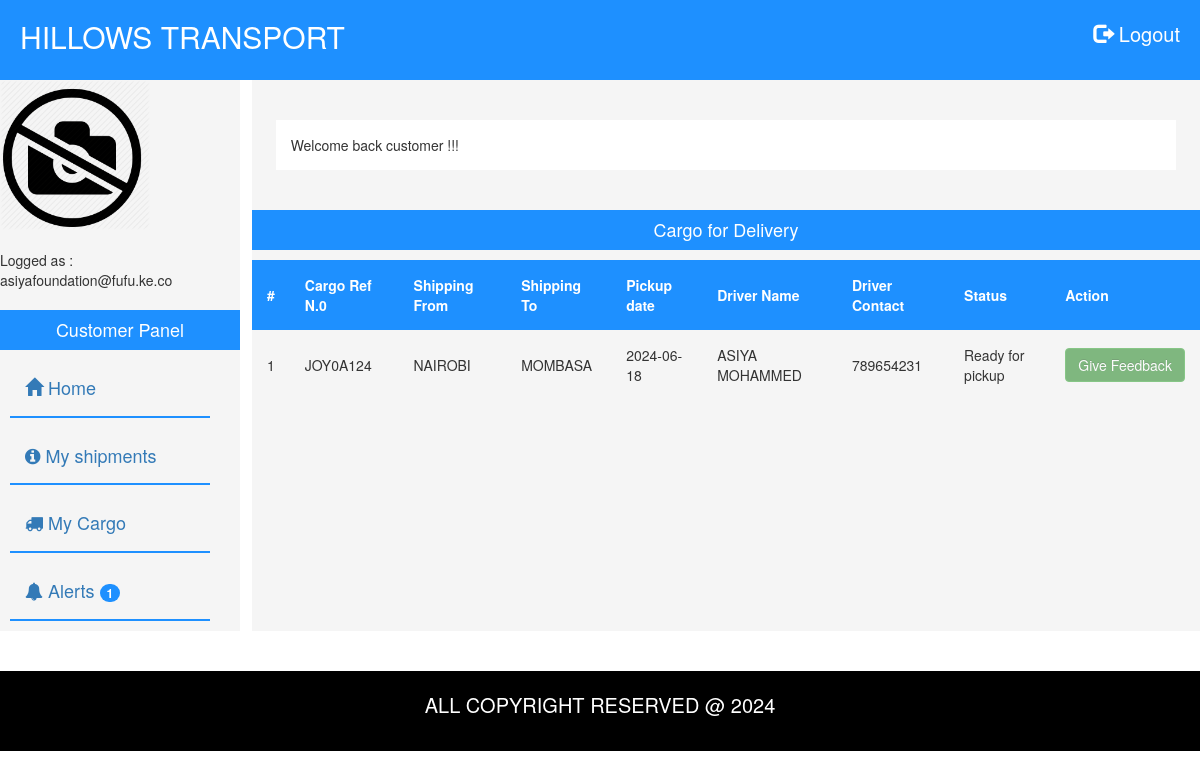
The app's page /customer/delshiping.php (signed in) with its own data.
### tables this page shows
CREATE TABLE `pickup` (
  `pick_id` int(11) NOT NULL,
  `shipping_from` varchar(120) NOT NULL,
  `shipping_to` varchar(120) NOT NULL,
  `staff_id` int(11) NOT NULL,
  `pick_time` varchar(80) NOT NULL,
  `pick_date` varchar(80) NOT NULL,
  `cargo_id` int(11) NOT NULL,
  `customer_id` int(11) NOT NULL,
  `notification` int(13) NOT NULL DEFAULT 1
);

CREATE TABLE `cargo` (
  `cargo_id` int(11) NOT NULL,
  `cargo_dec` varchar(200) NOT NULL,
  `cargo_weight` float(10,2) NOT NULL,
  `charges` decimal(10,2) NOT NULL,
  `fee_cost` decimal(10,2) NOT NULL,
  `grand_total` decimal(10,2) NOT NULL,
  `ref_number` varchar(200) NOT NULL,
  `status` varchar(120) NOT NULL DEFAULT 'Pending',
  `state_cargo` varchar(120) NOT NULL DEFAULT 'Not taken',
  `customer_id` int(11) NOT NULL,
  `shipping_id` int(11) NOT NULL
);

CREATE TABLE `staff` (
  `staff_id` int(11) NOT NULL,
  `first_name` varchar(120) NOT NULL,
  `last_name` varchar(120) NOT NULL,
  `gender` varchar(80) NOT NULL,
  `contact` int(20) NOT NULL,
  `username` varchar(80) NOT NULL,
  `reg_number` varchar(120) NOT NULL,
  `password` varchar(120) NOT NULL,
  `s_status` varchar(80) NOT NULL DEFAULT 'free',
  `state` varchar(80) NOT NULL DEFAULT 'Active'
);

### customer/delshiping.php (the view, shortened to what this page needs)
<?php include_once("includes/dbconnection.php");  ?>
<!DOCTYPE html>
<html lang="en">
<head>
</head>
<body>
<main>
<?php include_once("includes/header.php");  ?>
    <section class="main-dashboard">
        <div class="left-bar">
           <div class="logged">
                <div class="logged-1">
                    <div class="user-icon">
                            <img src="../images/user.png" alt="">
                    </div><br>
                    <?php
                      $email = $_SESSION['company_email']
                    ?>
                        <p>Logged as : <?php echo $email; ?></p>
                </div>
            </div>
            <h4>Customer Panel</h4>
            <div class="quick-links">
                <p><a href="dashboard.php"><i class="glyphicon glyphicon-home"></i> Home</a></p>
                <p><a href="shipments.php"><i class="fa fa-info-circle"></i> My shipments</a></p>
                <p><a href="delshiping.php"><i class="fa fa-truck"></i> My Cargo</a></p>
                <p><a href="alert.php"><i class="fa fa-bell"></i> Alerts <span class="badge">
                    <?php
                       $take = mysqli_query($conn,"select * from customer join pickup on customer.customer_id=pickup.customer_id where company_email='$email' and notification=1 ");
                       $countt = mysqli_num_rows($take);
                       echo $countt;
                    ?>
                </span></a></p>
            </div>
        </div>
        <div class="right-bar">
        <div class="panel-dashboard">
               <ul>
               <li> Welcome back customer !!!</li>
               </ul>
        </div>
        <br>
            <h4>Cargo for Delivery</h4>
            <div class="processssss-form">
            <table>
                <thead>
                    <tr>
                        <th>#</th>
                        <th>Cargo Ref N.0</th>
                        <th>Shipping From</th>
                        <th>Shipping To</th>
                        <th>Pickup date</th>
                        <th>Driver Name</th>
                        <th>Driver Contact</th>
                        <th>Status</th>
                        <th>Action</th>
                    </tr>
                </thead>
                <tbody>
                    <?php
                       $select = mysqli_query($conn,"select * from cargo join pickup on cargo.cargo_id=pickup.cargo_id join customer on customer.customer_id=cargo.customer_id join staff on staff.staff_id=pickup.staff_id where company_email='$email'");
                       $counter = 1;
                       while($rowcompany=mysqli_fetch_array($select)){
                         $cargo_id = $rowcompany['cargo_id'];
                        ?>
                        <tr>
                            <td><?php echo $counter; ?></td>
                            <?php $counter++; ?>
                            <td><?php echo $rowcompany['ref_number']; ?></td>
                            <td><?php echo $rowcompany['shipping_from'];?></td>
                            <td><?php echo $rowcompany['shipping_to'];?></td>
                            <td><?php echo $rowcompany['pick_date'];?></td>
                            <td><?php echo $rowcompany['first_name']. ' '.$rowcompany['last_name'];?></td>
                            <td><?php echo $rowcompany['contact'];?></td>
                            <td><?php echo $rowcompany['state_cargo'];?></td>
                            <td>
                                <?php
                                   $cargo_sstate = $rowcompany['state_cargo'];
                                   if($cargo_sstate == "Delivered"){
                                      ?>
                                      <button class="btn btn-success"><a href="feed.php?cargo_id=<?php echo $cargo_id;?>" style="color:white;">Give Feedback</a></button>
                                   <?php
                                   }else{
                                       ?>
                                           <button class="btn btn-success disabled">Give Feedback</button>
                                       <?php
                                   }
                                ?>
                           </td>
                       </tr>
                       <?php
                       }
                    ?>
                </tbody>
               </table>
            </div>
        </div>
    </section>
</main><br>
<br>
<?php include_once("../includes/footer.php");?>
</body>
</html>

### customer/includes/header.php (shortened to what this page needs)
<!DOCTYPE html>
<html lang="en">
<head>
	<link rel="stylesheet" href="../assests/bootstrap/css/bootstrap.min.css">
	<link rel="stylesheet" href="../assests/bootstrap/css/bootstrap-theme.min.css">
	<link rel="stylesheet" href="../assests/font-awesome/css/font-awesome.min.css">
  <link rel="stylesheet" href="../assests/plugins/datatables/jquery.dataTables.min.css">
  <link rel="stylesheet" href="../assests/plugins/fileinput/css/fileinput.min.css">
  <link rel="stylesheet" href="../assests/jquery-ui/jquery-ui.min.css">
    <link rel="stylesheet" href="../css/main.css">
</head>
<body>
<header>
    <h2>HILLOWS TRANSPORT</h2>
    <a href="logout.php"><i class="glyphicon glyphicon-log-out"></i>  Logout</a>
    </header>
</body>
</html>

### includes/footer.php (shortened to what this page needs)
<!DOCTYPE html>
<html lang="en">
<head>
</head>
<body>
    <footer>
       <center> <p>ALL COPYRIGHT RESERVED @ 2024</p></center>
    </footer>
</body>
</html>

### css/main.css (style rules this page uses)
* { margin: 0; padding: 0; box-sizing: border-box; }
ul li { list-style: none; }
header { height: 10vh; background: dodgerblue; }
header { display:flex; justify-content:space-between; }
header h2 { color:white; padding-left: 20px; }
header a { padding:20px; color:white; font-size:20px; }
.main-dashboard { display: flex; justify-content: space-between; }
.left-bar { flex-basis: 20%; background-color: whitesmoke; }
.right-bar { flex-basis: 79%; background: whitesmoke; }
.user-icon { width: 150px; height: 150px; text-align: center; }
.user-icon img { width: 100%; height: 100%; }
.logged { display: flex; justify-content: center; }
footer { height: 10vh; background: black; color:white; font-size: 20px; display: flex; justify-content: center; align-items: center; }
h4 { background: dodgerblue; padding: 10px; text-align: center; color:white; }
.quick-links { padding-left: 40px; padding-right: 30px !important; }
.quick-links p { padding: 15px; border-bottom: 2px solid dodgerblue; }
.quick-links p a { font-size: 18px; }
.panel-dashboard { margin-top: 40px !important; width: 95%; margin: auto; background: white !important }
.panel-dashboard ul { padding: 15px; border-radius: 4px; }

### customer/delshiping.php (style rules this page uses)
table { border-collapse: collapse; width: 100%; }
th, td { text-align: left; padding: 15px !important; }
th { background-color: dodgerblue; color: white; }
.quick-links { padding-left:10px !important; }
.badge { background:dodgerblue !important; }

### records on screen
pickup: cargo.ref_number "JOY0A124", shipping_from "NAIROBI", shipping_to "MOMBASA", pick_date "2024-06-18", staff.first_name "ASIYA", staff.last_name "MOHAMMED", staff.contact "789654231", cargo.state_cargo "Ready for pickup"

### other values on screen
$email "asiyafoundation@fufu.ke.co"
$countt "1"
